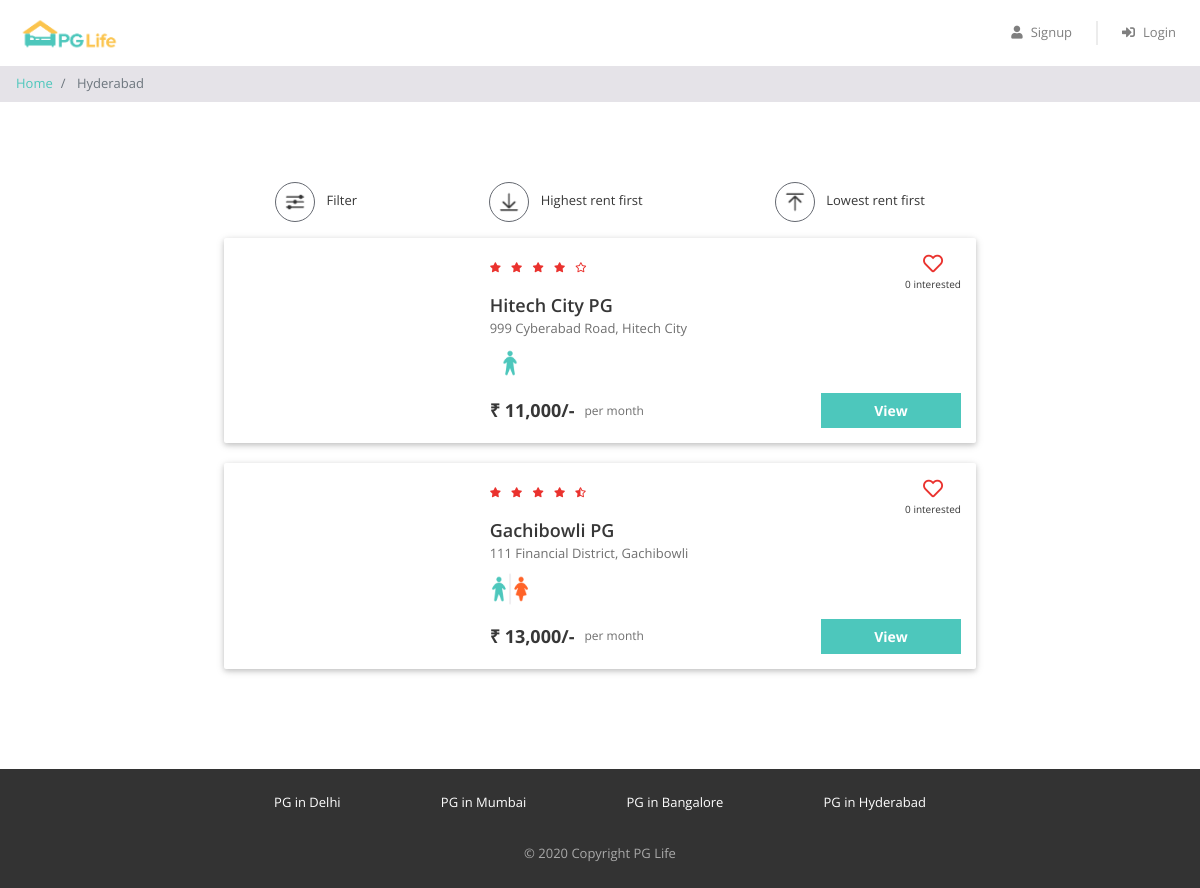
The app's page /property_list.php?city=Hyderabad with its own data.
### tables this page shows
CREATE TABLE IF NOT EXISTS properties (
    id INT AUTO_INCREMENT PRIMARY KEY,
    city_id INT NOT NULL,
    name VARCHAR(255) NOT NULL,
    address TEXT NOT NULL,
    gender VARCHAR(10) NOT NULL,
    rent INT NOT NULL,
    rating_clean DECIMAL(2,1) DEFAULT 0,
    rating_food DECIMAL(2,1) DEFAULT 0,
    rating_safety DECIMAL(2,1) DEFAULT 0,
    description TEXT,
    FOREIGN KEY (city_id) REFERENCES cities(id)
);

### property_list.php (the view, shortened to what this page needs)
<?php
$city_name = $_GET["city"];
$sql_1 = "SELECT * FROM cities WHERE name = '$city_name'";
$result_1 = mysqli_query($conn, $sql_1);
$city = mysqli_fetch_assoc($result_1);
$city_id = $city['id'];
$sql_2 = "SELECT * FROM properties WHERE city_id = $city_id";
$result_2 = mysqli_query($conn, $sql_2);
$properties = mysqli_fetch_all($result_2, MYSQLI_ASSOC);
?>
<!DOCTYPE html>
<html lang="en">
<head>
    <?php
    include "includes/head_links.php";
    ?>
    <link href="css/property_list.css" rel="stylesheet" />
</head>
<body>
    <?php
    include "includes/header.php";
    ?>
    <nav aria-label="breadcrumb">
        <ol class="breadcrumb py-2">
            <li class="breadcrumb-item">
                <a href="index.php">Home</a>
            </li>
            <li class="breadcrumb-item active" aria-current="page">
                <?php echo $city_name; ?>
            </li>
        </ol>
    </nav>
    <div class="page-container">
        <div class="filter-bar row justify-content-around">
            <div class="col-auto" data-toggle="modal" data-target="#filter-modal">
                <img src="img/filter.png" alt="filter" />
                <span>Filter</span>
            </div>
            <div class="col-auto">
                <img src="img/desc.png" alt="sort-desc" />
                <span>Highest rent first</span>
            </div>
            <div class="col-auto">
                <img src="img/asc.png" alt="sort-asc" />
                <span>Lowest rent first</span>
            </div>
        </div>
        <?php
        foreach ($properties as $property) {
        ?>
            <div class="property-card row">
                <div class="image-container col-md-4">
                </div>
                <div class="content-container col-md-8">
                    <div class="row no-gutters justify-content-between">
                        <?php
                        $total_rating = ($property['rating_clean'] + $property['rating_food'] + $property['rating_safety']) / 3;
                        $total_rating = round($total_rating, 1);
                        ?>
                        <div class="star-container" title="<?= $total_rating ?>">
                            <?php
                            $rating = $total_rating;
                            for ($i = 0; $i < 5; $i++) {
                                if ($rating >= $i + 0.8) {
                            ?>
                                    <i class="fas fa-star"></i>
                                <?php
                                } elseif ($rating >= $i + 0.3) {
                                ?>
                                    <i class="fas fa-star-half-alt"></i>
                                <?php
                                } else {
                                ?>
                                    <i class="far fa-star"></i>
                            <?php
                                }
                            }
                            ?>
                        </div>
                        <div class="interested-container">
                            <?php
                            $interested_users_count = 0;
                            $is_interested = false;
                            if ($is_interested) {
                            ?>
                                <i class="fas fa-heart"></i>
                            <?php
                            } else {
                            ?>
                                <i class="far fa-heart"></i>
                            <?php
                            }
                            ?>
                            <div class="interested-text"><?= $interested_users_count ?> interested</div>
                        </div>
                    </div>
                    <div class="detail-container">
                        <div class="property-name"><?= $property['name'] ?></div>
                        <div class="property-address"><?= $property['address'] ?></div>
                        <div class="property-gender">
                            <?php
                            if ($property['gender'] == "male") {
                            ?>
                                <img src="img/male.png" />
                            <?php
                            } elseif ($property['gender'] == "female") {
                            ?>
                                <img src="img/female.png" />
                            <?php
                            } else {
                            ?>
                                <img src="img/unisex.png" />
                            <?php
                            }
                            ?>
                        </div>
                    </div>
                    <div class="row no-gutters">
                        <div class="rent-container col-6">
                            <div class="rent">₹ <?= number_format($property['rent']) ?>/-</div>
                            <div class="rent-unit">per month</div>
                        </div>
                        <div class="button-container col-6">
                            <a href="property_detail.php?property_id=<?= $property['id'] ?>" class="btn btn-primary">View</a>
                        </div>
                    </div>
                </div>
            </div>
        <?php
        }
        ?>
    </div>
    <?php
    include "includes/footer.php";
    ?>
</body>
</html>

### css/common.css (style rules this page uses)
* { box-sizing: border-box; font-family: 'Open Sans', sans-serif; }
body { color: #373737; font-size: 16px; position: relative; }
.btn-primary, .btn-warning, .btn-danger { color: white; font-weight: bold; }
.breadcrumb { background-color: #e5e3e8; font-size: 13px; border-radius: 0px; margin-bottom: 0px; }
.page-container { max-width: 800px; padding: 80px 24px; margin: auto; }

### css/property_list.css (style rules this page uses)
.filter-bar > div { cursor: pointer; font-size: 13px; text-align: center; margin-bottom: 16px; }
.filter-bar img { width: 40px; height: 40px; border-radius: 40px; border: 1px solid #646870; padding: 6px; margin-right: 8px; }
.property-card { background-color: #ffffff; border-radius: 2px; padding: 15px 0px; margin: 0px auto 20px; box-shadow: 0 2px 5px 0 rgba(0, 0, 0, 0.16), 0 2px 10px 0 rgba(0, 0, 0, 0.12); }
.image-container { text-align: center; }
.star-container i { color: #EA322E; font-size: 10px; margin-right: 6px; }
.interested-container { text-align: center; }
.interested-container i { color: #EA322E; font-size: 20px; cursor: pointer; }
.interested-text { font-size: 10px; }
.detail-container { padding-bottom: 10px; }
.property-name { font-size: 18px; font-weight: 600; }
.property-address { color: #6f6f6f; font-size: 13px; padding-bottom: 5px; }
.property-gender img { width: 40px; }
.rent-container { display: flex; align-items: center; }
.rent { font-size: 18px; font-weight: bold; padding-right: 10px; }
.rent-unit { color: #6f6f6f; font-size: 12px; }
.button-container .btn { font-size: 14px; border-radius: 0px; width: 140px; float: right; }

### records on screen
properties: rating_clean 4 (drawn), interested_users_count "0", name "Hitech City PG", address "999 Cyberabad Road, Hitech City", rent "11,000"
properties: rating_clean 4.5 (drawn), interested_users_count "0", name "Gachibowli PG", address "111 Financial District, Gachibowli", rent "13,000"

### other values on screen
$city_name "Hyderabad"
